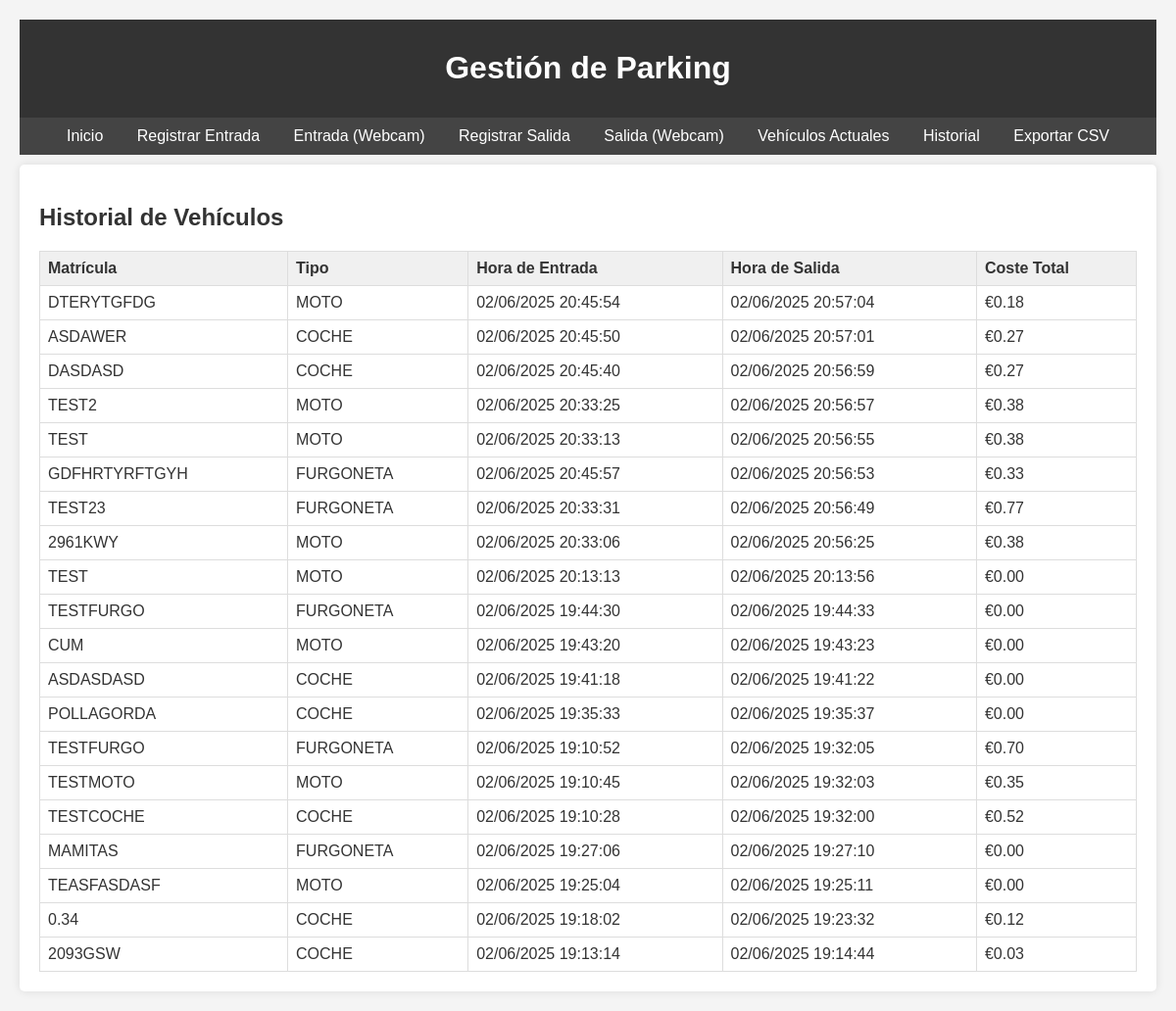
Page /history on the earlier database version.
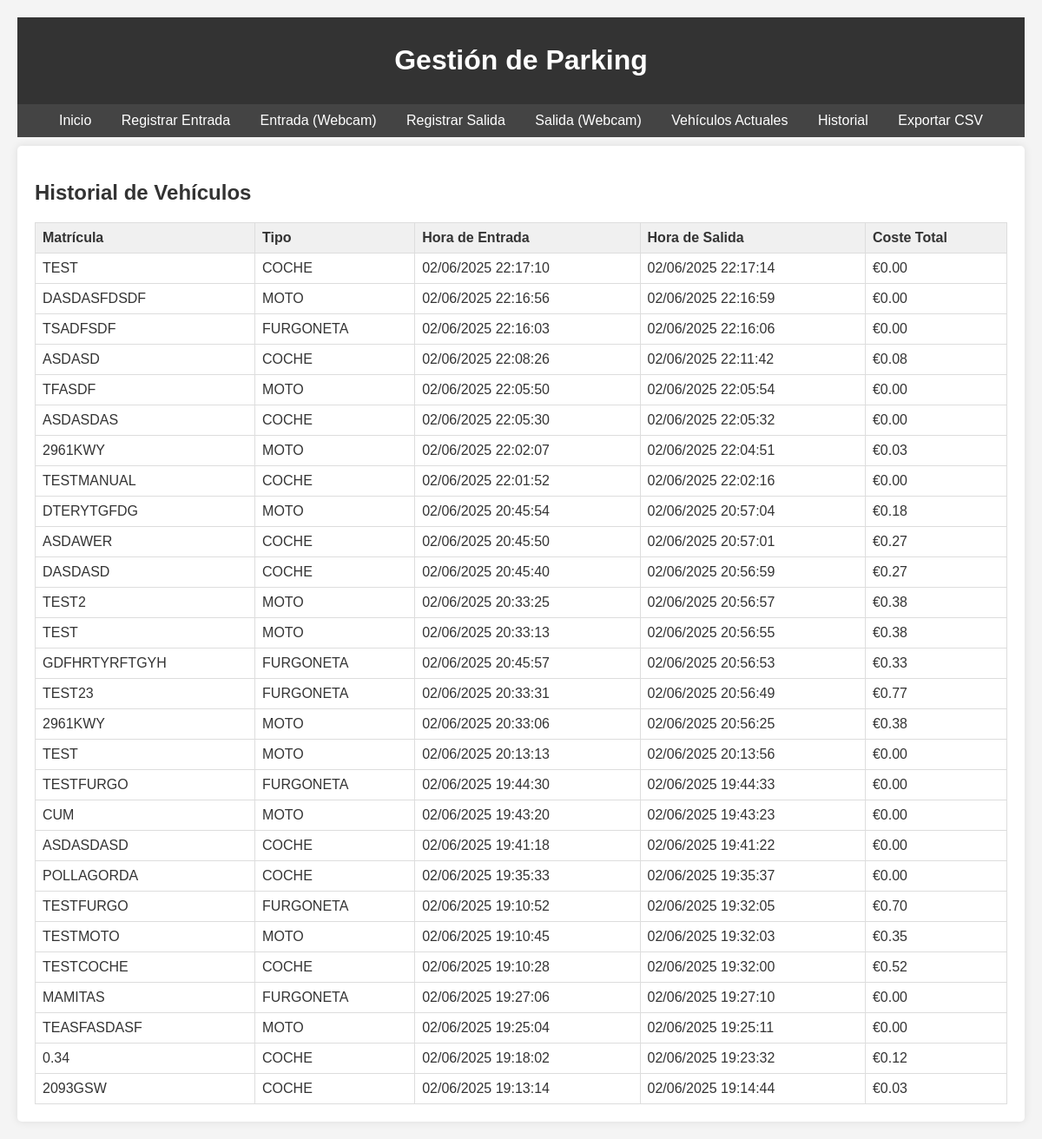
Same page on the later database version.
### tables this page shows
CREATE TABLE vehicle_history (
                id INTEGER PRIMARY KEY AUTOINCREMENT,
                plate TEXT NOT NULL,
                vehicle_type_name TEXT NOT NULL,
                check_in_time INTEGER NOT NULL,
                check_out_time INTEGER NOT NULL,
                duration_minutes INTEGER NOT NULL,
                fee REAL NOT NULL
            );

### app.py (the view)
@app.route('/history')
def history_route():
    history = parking_manager.get_vehicle_history_data()
    return render_template('vehicle_history.html', history=history)

### parking_manager.py (called while the page is built)
    def get_vehicle_history_data(self) -> list[dict]:
        self.cursor.execute(
            "SELECT plate, vehicle_type_name, check_in_time, check_out_time, duration_minutes, fee FROM vehicle_history ORDER BY check_out_time DESC"
        )
        rows = self.cursor.fetchall()
        history = []
        for plate_val, vt_name, ci_time, co_time, duration, cost in rows:
            history.append({
                "plate": plate_val,
                "vehicle_type_name": vt_name,
                "check_in_time": datetime.fromtimestamp(ci_time / 1000).strftime(self.date_format_str),
                "check_out_time": datetime.fromtimestamp(co_time / 1000).strftime(self.date_format_str) if co_time else None,
                "duration_minutes": duration,
                "total_cost": cost
            })
        return history

### templates/vehicle_history.html (shortened to what this page needs)
{% extends "base.html" %}
{% block content %}
<h2>Historial de Vehículos</h2>
{% if history %}
<table>
    <thead>
        <tr>
            <th>Matrícula</th>
            <th>Tipo</th>
            <th>Hora de Entrada</th>
            <th>Hora de Salida</th>
            <th>Coste Total</th>
        </tr>
    </thead>
    <tbody>
        {% for record in history %}
        <tr>
            <td>{{ record.plate }}</td>
            <td>{{ record.vehicle_type_name }}</td>
            <td>{{ record.check_in_time }}</td>
            <td>{{ record.check_out_time if record.check_out_time else 'N/A' }}</td>
            <td>€{{ "%.2f"|format(record.total_cost) if record.total_cost is not none else 'N/A' }}</td>
        </tr>
        {% endfor %}
    </tbody>
</table>
{% else %}
<p>No hay historial de vehículos.</p>
{% endif %}
{% endblock %}

Differences in the rows shown:
added vehicle_history: plate "TEST", vehicle_type_name "COCHE", check_in_time "02/06/2025 22:17:10", check_out_time "02/06/2025 22:17:14", fee "0.00"
added vehicle_history: plate "DASDASFDSDF", vehicle_type_name "MOTO", check_in_time "02/06/2025 22:16:56", check_out_time "02/06/2025 22:16:59", fee "0.00"
added vehicle_history: plate "TSADFSDF", vehicle_type_name "FURGONETA", check_in_time "02/06/2025 22:16:03", check_out_time "02/06/2025 22:16:06", fee "0.00"
added vehicle_history: plate "ASDASD", vehicle_type_name "COCHE", check_in_time "02/06/2025 22:08:26", check_out_time "02/06/2025 22:11:42", fee "0.08"
added vehicle_history: plate "TFASDF", vehicle_type_name "MOTO", check_in_time "02/06/2025 22:05:50", check_out_time "02/06/2025 22:05:54", fee "0.00"
added vehicle_history: plate "ASDASDAS", vehicle_type_name "COCHE", check_in_time "02/06/2025 22:05:30", check_out_time "02/06/2025 22:05:32", fee "0.00"
added vehicle_history: plate "2961KWY", vehicle_type_name "MOTO", check_in_time "02/06/2025 22:02:07", check_out_time "02/06/2025 22:04:51", fee "0.03"
added vehicle_history: plate "TESTMANUAL", vehicle_type_name "COCHE", check_in_time "02/06/2025 22:01:52", check_out_time "02/06/2025 22:02:16", fee "0.00"
